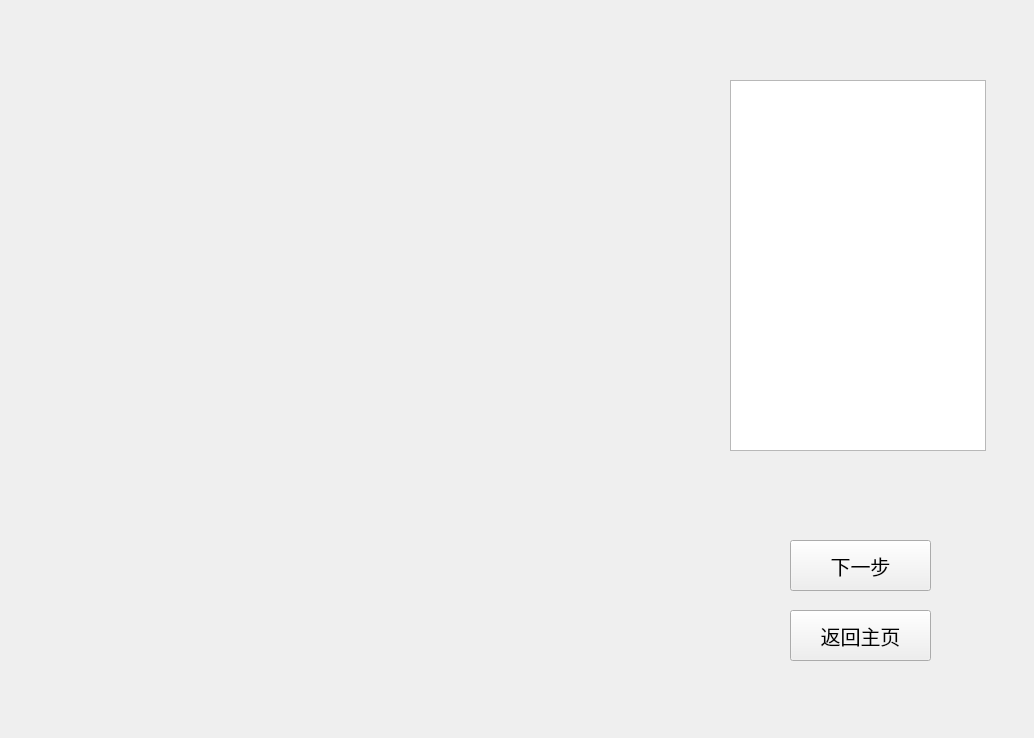
<?xml version="1.0" encoding="UTF-8"?>
<ui version="4.0">
 <class>ChessManual</class>
 <widget class="QWidget" name="ChessManual">
  <property name="geometry">
   <rect>
    <x>0</x>
    <y>0</y>
    <width>1034</width>
    <height>738</height>
   </rect>
  </property>
  <property name="sizePolicy">
   <sizepolicy hsizetype="Fixed" vsizetype="Fixed">
    <horstretch>0</horstretch>
    <verstretch>0</verstretch>
   </sizepolicy>
  </property>
  <property name="minimumSize">
   <size>
    <width>1034</width>
    <height>738</height>
   </size>
  </property>
  <property name="maximumSize">
   <size>
    <width>1034</width>
    <height>738</height>
   </size>
  </property>
  <property name="styleSheet">
   <string notr="true">QWidget#ChessManual{background-image: url(:/pic/chessBoard.png);
background-repeat:no-repeat;}</string>
  </property>
  <widget class="QWidget" name="verticalLayoutWidget">
   <property name="geometry">
    <rect>
     <x>0</x>
     <y>720</y>
     <width>1031</width>
     <height>21</height>
    </rect>
   </property>
   <layout class="QVBoxLayout" name="statusLayout"/>
  </widget>
  <widget class="QGraphicsView" name="posTest">
   <property name="geometry">
    <rect>
     <x>770</x>
     <y>180</y>
     <width>27</width>
     <height>27</height>
    </rect>
   </property>
   <property name="styleSheet">
    <string notr="true">/* background-image: url(:/pic/blackPiecePredrop.png); */
background-color:rgba(0,0,0,0);
border:none;</string>
   </property>
  </widget>
  <widget class="QPushButton" name="homeButton">
   <property name="geometry">
    <rect>
     <x>790</x>
     <y>610</y>
     <width>141</width>
     <height>51</height>
    </rect>
   </property>
   <property name="sizePolicy">
    <sizepolicy hsizetype="Fixed" vsizetype="Fixed">
     <horstretch>0</horstretch>
     <verstretch>0</verstretch>
    </sizepolicy>
   </property>
   <property name="styleSheet">
    <string notr="true">font-size:20px;
background-image: url(:/pic/buttonBackground.png);
color:rgb(0,0,0);</string>
   </property>
   <property name="text">
    <string>返回主页</string>
   </property>
  </widget>
  <widget class="QPushButton" name="nextButton">
   <property name="geometry">
    <rect>
     <x>790</x>
     <y>540</y>
     <width>141</width>
     <height>51</height>
    </rect>
   </property>
   <property name="styleSheet">
    <string notr="true">font-size:20px;
background-image: url(:/pic/buttonBackground.png);
color:rgb(0,0,0);</string>
   </property>
   <property name="text">
    <string>下一步</string>
   </property>
  </widget>
  <widget class="QTextBrowser" name="chessRecord">
   <property name="geometry">
    <rect>
     <x>730</x>
     <y>80</y>
     <width>256</width>
     <height>371</height>
    </rect>
   </property>
  </widget>
 </widget>
 <resources/>
 <connections/>
</ui>
